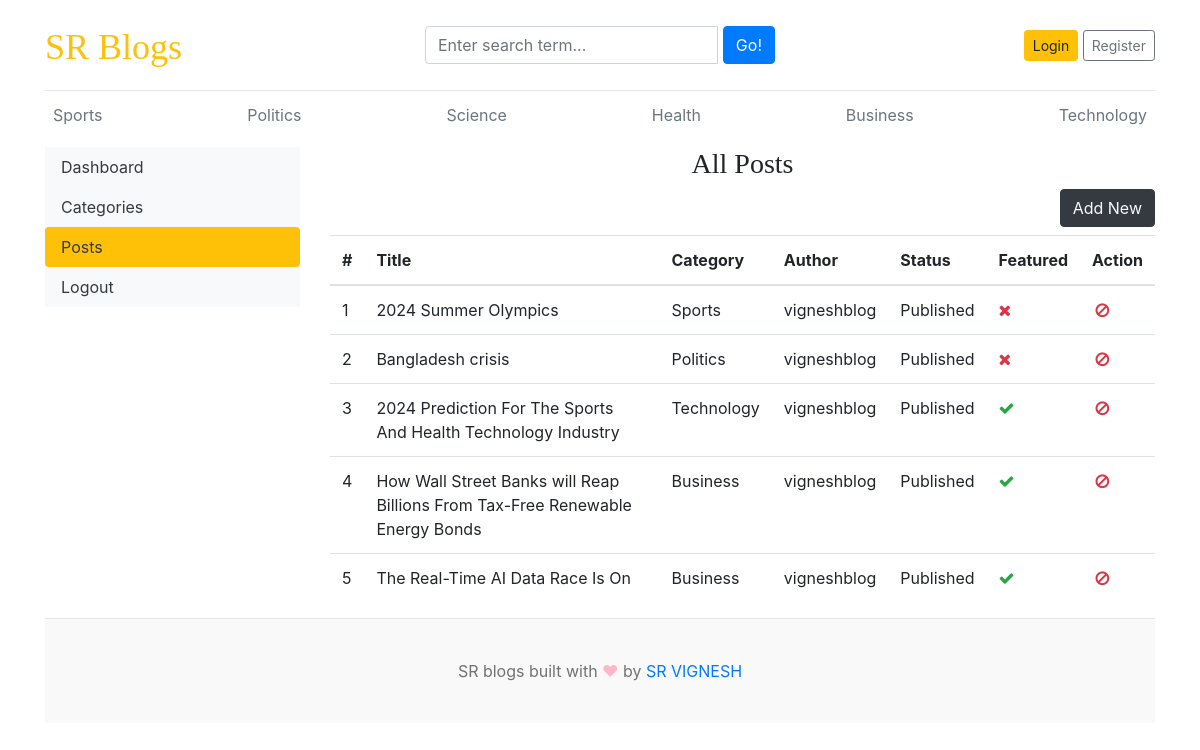
The app's page /dashboard/posts/ with its own data.
### blogs/models.py (models this page shows, shortened)
class Category(models.Model):
    category_name=models.CharField(max_length=50,unique=True)
    created_at=models.DateTimeField(auto_now_add=True)
    updated_at=models.DateTimeField(auto_now=True)
    class Meta:
        verbose_name_plural='categories'
    def __str__(self):
        return self.category_name

class Blog(models.Model):
    title=models.CharField(max_length=100)
    slug=models.SlugField(max_length=150,unique=True,blank=True)
    category=models.ForeignKey(Category,on_delete=models.CASCADE)
    author=models.ForeignKey(User,on_delete=models.CASCADE)
    featured_image=models.ImageField(upload_to='uploads/%Y/%m/%d')
    short_description=models.TextField(max_length=500)
    blog_body=models.TextField(max_length=2000)
    status=models.CharField(max_length=20,choices=STATUS_CHOICES,default="Draft")
    is_featured=models.BooleanField(default=False)
    created_at=models.DateTimeField(auto_now_add=True)
    updated_at=models.DateTimeField(auto_now=True)

### dashboards/views.py (the view)
# urls.py: path('posts/',views.posts,name='posts'),
def posts(request):
    posts=Blog.objects.all()
    context={
        'posts':posts,
    }
    return render(request,'dashboard/posts.html',context)

### blogs/context_processors.py (called while the page is built)
def get_categories(request):
    categories=Category.objects.all()
    return dict(categories=categories)

def get_social_links(request):
    social_links=SocialLink.objects.all()
    return dict(social_links=social_links)

### templates/dashboard/posts.html
{% extends 'base.html' %}
{% block content %}
<div class="row">
    {% include 'dashboard/sidebar.html' %}
     <div class="col-md-9">
        <h3 class="text-center">All Posts</h3>
        <a href="{% url 'add_post' %}" class="btn btn-dark text-light float-right mb-2">Add New</a>
        <table class="table table-hover">
            <thead>
              <tr>
                <th>#</th>
                <th>Title</th>
                <th>Category</th>
                <th>Author</th>
                <th>Status</th>
                <th>Featured</th>
                <th>Action</th>
              </tr>
            </thead>
            <tbody>
            {% for post in posts %}
              <tr>
                <td>{{ forloop.counter }}</td>
                <td>{{ post.title }}</td>
                <td>{{ post.category }}</td>
                <td>{{ post.author }}</td>
                <td>{{ post.status }}</td>
                <td>{% if post.is_featured %} <i class="fa fa-check text-success"> </i>{% else %}<i class="fa fa-times text-danger"></i>{% endif %}</td>
                <td>
                  {% if user.is_staff %}
                    <a href="{% url 'edit_post' post.id %}"><i class="fa fa-edit text-success"></i></a>
                    &nbsp;
                    <a href="{% url 'delete_post' post.id %}"><i class="fa fa-trash text-danger"></i></a>
                  {% else %}
                  <i class="fa fa-ban fa-fw text-danger"></i>
                  {% endif %}
                </td>
              </tr>
            {% endfor %}
            </tbody>
          </table>
     </div>
</div>
{% endblock %}

### templates/base.html (shortened to what this page needs)
{% load static %}
<!DOCTYPE html>
<html lang="en">
<head>
    <link href="https://getbootstrap.com/docs/4.0/dist/css/bootstrap.min.css" rel="stylesheet">
    <link href="{% static 'css/blog.css' %}" rel="stylesheet">
    <link rel="stylesheet" href="https://cdnjs.cloudflare.com/ajax/libs/font-awesome/4.7.0/css/font-awesome.min.css">
  </head>
<body>
    <div class="container">
      <header class="blog-header py-3">
        <div class="row flex-nowrap justify-content-between align-items-center">
          <div class="col-4 pt-1">
            <a class="blog-header-logo text-warning" href="/">SR Blogs</a>
          </div>
          <div class="col-4">
            <form action="{% url 'search' %}" method="GET">
                <div class="input-group">
                    <input class="form-control" type="text" name="keyword" value="{{ keyword }}" placeholder="Enter search term..." aria-label="Enter search term..." aria-describedby="button-search" />&nbsp;
                    <button type="submit" class="btn btn-primary" id="button-search" type="button">Go!</button>
                </div>
            </form>
          </div>
          <div class="col-4 d-flex justify-content-end align-items-center">
            {% if not user.is_authenticated %}
            <a class="btn btn-sm btn-warning" href="{% url 'login' %}">Login</a> &nbsp;
            <a class="btn btn-sm btn-outline-secondary" href="{% url 'register' %}">Register</a>
            {% else %}
            <span><a href="{% url 'dashboard' %}">Dashboard</a></span>
            &emsp;
            <span><a href="{% url 'logout' %}">Logout</a></span>
            {% endif %}
          </div>
        </div>
      </header>
      <div class="nav-scroller py-1 mb-2">
        <nav class="nav d-flex justify-content-between">
          {% for category in categories %}
          <a class="p-2 text-muted" href="{% url 'posts_by_category' category.id %}">{{ category.category_name }}</a>
          {% endfor %}
        </nav>
      </div>
{% block content %}
{% endblock %}
<footer class="blog-footer">
    <p>SR blogs built with <span style="color:#FFB7C5;">&#9829;</span> by <a href="#">SR VIGNESH</a></p>
  </footer>
  </body>
  </html>

### blog_main/static/css/blog.css (style rules this page uses)
.blog-header { border-bottom: 1px solid #e5e5e5; }
.blog-header-logo { font-family: "Playfair Display", Georgia, "Times New Roman", serif; font-size: 2.25rem; }
h1, h2, h3, h4, h5, h6 { font-family: "Playfair Display", Georgia, "Times New Roman", serif; }
.blog-footer { padding: 2.5rem 0; color: #727272; text-align: center; background-color: #f9f9f9; border-top: .05rem solid #e5e5e5; }
.blog-footer p:last-child { margin-bottom: 0; }

### records on screen
Category: category_name "Sports"
Category: category_name "Politics"
Category: category_name "Science"
Category: category_name "Health"
Category: category_name "Business"
Category: category_name "Technology"
Blog: title "2024 Summer Olympics", category "Sports", author "vigneshblog", status "Published", is_featured False (drawn)
Blog: title "Bangladesh crisis", category "Politics", author "vigneshblog", status "Published", is_featured False (drawn)
Blog: title "2024 Prediction For The Sports And Health Technology Industry", category "Technology", author "vigneshblog", status "Published", is_featured True (drawn)
Blog: title "How Wall Street Banks will Reap Billions From Tax-Free Renewable Energy Bonds", category "Business", author "vigneshblog", status "Published", is_featured True (drawn)
Blog: title "The Real-Time AI Data Race Is On", category "Business", author "vigneshblog", status "Published", is_featured True (drawn)
